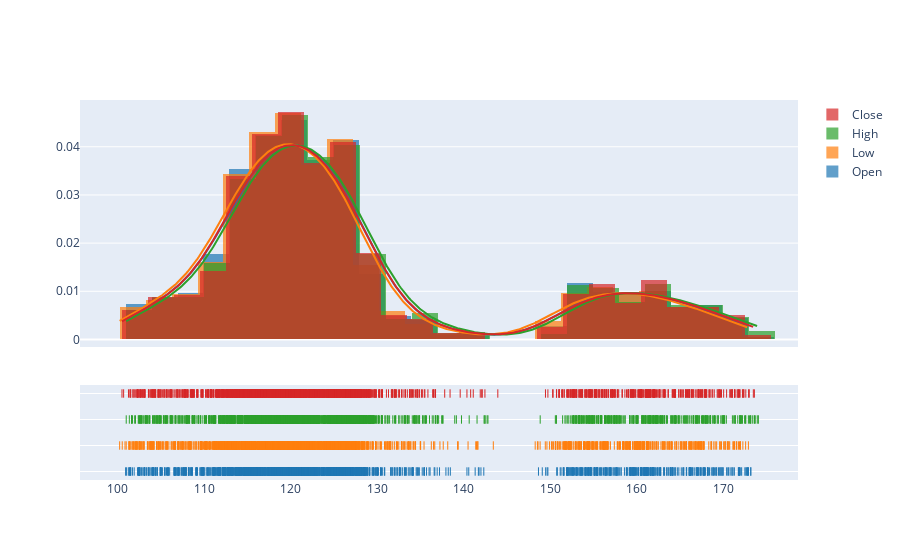

The code cell stored with this chart in its notebook:
### Code cell
hist_data = [df['Open'], df['Low'], df['High'], df['Close']]
group_labels = ['Open', 'Low', 'High', 'Close']

fig = ff.create_distplot(hist_data, group_labels, bin_size=3)
iplot(fig)

### Figure 1 — Plotly figure (JSON) as saved in the notebook; plotly's stock layout.template omitted (floating-point values rounded to 4 significant figures; data arrays with more than 128 entries replaced by an {"elided": "..."} marker saying what was removed)
{"data": [{"histnorm": "probability density", "legendgroup": "Open", "marker": {"color": "rgb(31, 119, 180)"}, "name": "Open", "opacity": 0.7, "type": "histogram", "x": {"elided": "1718 float values"}, "xaxis": "x", "xbins": {"end": 173.2, "size": 3, "start": 100.9}, "yaxis": "y"}, {"histnorm": "probability density", "legendgroup": "Low", "marker": {"color": "rgb(255, 127, 14)"}, "name": "Low", "opacity": 0.7, "type": "histogram", "x": {"elided": "1718 float values"}, "xaxis": "x", "xbins": {"end": 172.9, "size": 3, "start": 100.2}, "yaxis": "y"}, {"histnorm": "probability density", "legendgroup": "High", "marker": {"color": "rgb(44, 160, 44)"}, "name": "High", "opacity": 0.7, "type": "histogram", "x": {"elided": "1718 float values"}, "xaxis": "x", "xbins": {"end": 174.1, "size": 3, "start": 101.0}, "yaxis": "y"}, {"histnorm": "probability density", "legendgroup": "Close", "marker": {"color": "rgb(214, 39, 40)"}, "name": "Close", "opacity": 0.7, "type": "histogram", "x": {"elided": "1718 float values"}, "xaxis": "x", "xbins": {"end": 173.6, "size": 3, "start": 100.5}, "yaxis": "y"}, {"legendgroup": "Open", "marker": {"color": "rgb(31, 119, 180)"}, "mode": "lines", "name": "Open", "showlegend": false, "type": "scatter", "x": {"elided": "500 float values"}, "xaxis": "x", "y": {"elided": "500 float values"}, "yaxis": "y"}, {"legendgroup": "Low", "marker": {"color": "rgb(255, 127, 14)"}, "mode": "lines", "name": "Low", "showlegend": false, "type": "scatter", "x": {"elided": "500 float values"}, "xaxis": "x", "y": {"elided": "500 float values"}, "yaxis": "y"}, {"legendgroup": "High", "marker": {"color": "rgb(44, 160, 44)"}, "mode": "lines", "name": "High", "showlegend": false, "type": "scatter", "x": {"elided": "500 float values"}, "xaxis": "x", "y": {"elided": "500 float values"}, "yaxis": "y"}, {"legendgroup": "Close", "marker": {"color": "rgb(214, 39, 40)"}, "mode": "lines", "name": "Close", "showlegend": false, "type": "scatter", "x": {"elided": "500 float values"}, "xaxis": "x", "y": {"elided": "500 float values"}, "yaxis": "y"}, {"legendgroup": "Open", "marker": {"color": "rgb(31, 119, 180)", "symbol": "line-ns-open"}, "mode": "markers", "name": "Open", "showlegend": false, "type": "scatter", "x": {"elided": "1718 float values"}, "xaxis": "x", "y": {"elided": "1718 str values"}, "yaxis": "y2"}, {"legendgroup": "Low", "marker": {"color": "rgb(255, 127, 14)", "symbol": "line-ns-open"}, "mode": "markers", "name": "Low", "showlegend": false, "type": "scatter", "x": {"elided": "1718 float values"}, "xaxis": "x", "y": {"elided": "1718 str values"}, "yaxis": "y2"}, {"legendgroup": "High", "marker": {"color": "rgb(44, 160, 44)", "symbol": "line-ns-open"}, "mode": "markers", "name": "High", "showlegend": false, "type": "scatter", "x": {"elided": "1718 float values"}, "xaxis": "x", "y": {"elided": "1718 str values"}, "yaxis": "y2"}, {"legendgroup": "Close", "marker": {"color": "rgb(214, 39, 40)", "symbol": "line-ns-open"}, "mode": "markers", "name": "Close", "showlegend": false, "type": "scatter", "x": {"elided": "1718 float values"}, "xaxis": "x", "y": {"elided": "1718 str values"}, "yaxis": "y2"}], "layout": {"autosize": true, "barmode": "overlay", "hovermode": "closest", "legend": {"traceorder": "reversed"}, "xaxis": {"anchor": "y2", "autorange": true, "domain": [0, 1], "range": [95.74, 178.6], "type": "linear", "zeroline": false}, "yaxis": {"anchor": "free", "autorange": true, "domain": [0.35, 1], "position": 0, "range": [-0.001566, 0.04971], "type": "linear"}, "yaxis2": {"anchor": "x", "autorange": true, "domain": [0, 0.25], "dtick": 1, "range": [-0.5455, 3.545], "showticklabels": false, "type": "category"}}}
